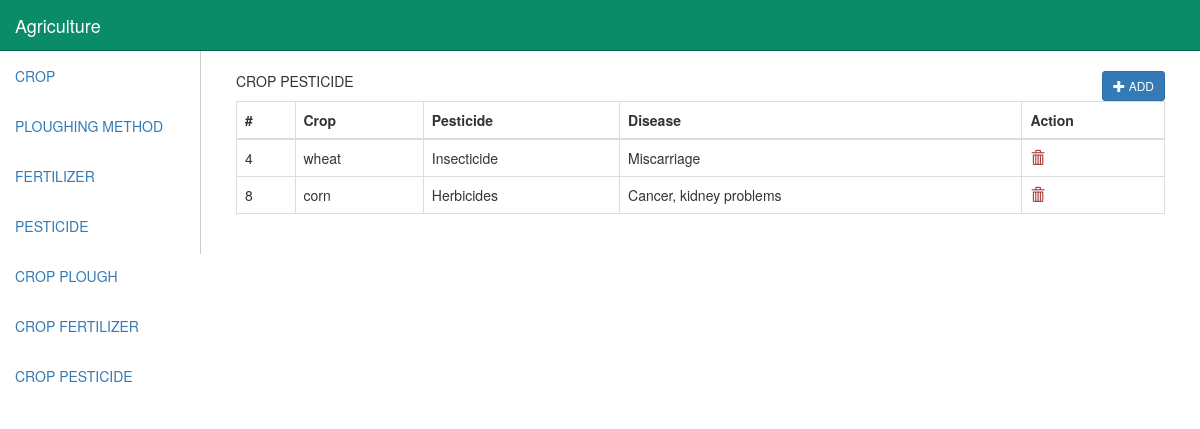
Page /ADMIN/croppesticide.php (signed in) on the committed database.
### tables this page shows
CREATE TABLE `crop_pest` (
  `id` int(11) NOT NULL,
  `crop_id` int(11) DEFAULT NULL,
  `pest_id` int(11) DEFAULT NULL
);

CREATE TABLE `crop` (
  `crop_id` int(11) NOT NULL,
  `name` varchar(32) DEFAULT NULL
);

CREATE TABLE `pesticide` (
  `pest_id` int(11) NOT NULL,
  `pest_name` varchar(32) DEFAULT NULL,
  `disease_name` varchar(32) DEFAULT NULL
);

### ADMIN/croppesticide.php (the view, shortened to what this page needs)
<?php
  include 'db_connection.php';
?>
<!DOCTYPE html>
<html>
<head>
  <link rel="stylesheet" href="https://maxcdn.bootstrapcdn.com/bootstrap/3.3.7/css/bootstrap.min.css">
</head>
<body>
	<nav class="navbar navbar-inverse navbar-fixed-top" style="margin-bottom:0px;background-color: #0a8c68;border-color: #016549;">
		<div class="container-fluid">
			<div class="navbar-header">
				<a class="navbar-brand" href="#" style="color:#fff;">Agriculture</a>
			</div>
		</div>
	</nav>
	<div class="container-fluid" style="padding:0px;margin-top:51px;">
  		<div class="col-md-2" style="padding:0px;">
			<ul class="nav navbar-nav">
				<li class="active"><a href="index.php">CROP</a></li>
				<li><a href="plough.php">PLOUGHING METHOD</a></li>
				<li><a href="fertilizer.php">FERTILIZER</a></li>
				<li><a href="pesticide.php">PESTICIDE</a></li>
				<li><a href="cropplough.php">CROP PLOUGH</a></li>
				<li><a href="cropfertilizer.php">CROP FERTILIZER</a></li>
				<li><a href="croppesticide.php">CROP PESTICIDE</a></li>
			</ul>
		</div>
		<div class="col-md-10" style="padding:20px 20px; border-left: 1px solid #ccc;">
			<div class="col-md-12">
				<p> CROP PESTICIDE
					<button type="button" class="btn btn-primary btn-sm pull-right" data-toggle="modal" data-target="#addpest">
						<span class="glyphicon glyphicon-plus"></span> ADD
					</button>
				</p>
				<div class="table-responsive">
					<table class="table table-bordered">
						<thead>
							<tr>
								<th>#</th>
								<th>Crop</th>
								<th>Pesticide</th>
								<th>Disease</th>
								<th>Action</th>
							</tr>
						</thead>
						<?php
							$query = "SELECT * from crop, pesticide, crop_pest WHERE crop_pest.crop_id=crop.crop_id and crop_pest.pest_id=pesticide.pest_id";
							$result = mysqli_query($conn, $query);
							$count = $result->num_rows;
							if ($count > 0) {
								while($row = $result->fetch_assoc()){
								?>
								<tr>
									<td><?php echo $row["id"]?></td>
									<td><?php echo $row["name"]?></td>
									<td><?php echo $row["pest_name"]?></td>
									<td><?php echo $row["disease_name"]?></td>
									<td>
										<a href="javascript:void(0);" class="deletebtn" data-column="id" data-table="crop_pest" data-id="<?php echo $row["id"]?>">
											<span class="glyphicon glyphicon-trash text-danger"></span>
										</a>
									</td>
								</tr>
								<?php
								}
							} else {
								echo "<tr><td colspan='3'> No result found</td></tr>";
							}
						?>
					</table>
				</div>
			</div>
		</div>
	</div>
</body>
</html>

### ADMIN/croppesticide.php (style rules this page uses)
table { background-color:white; }

### rows in the picture
crop_pest: id "4", crop.name "wheat", pest.pest_name "Insecticide", pest.disease_name "Miscarriage"
crop_pest: id "8", crop.name "corn", pest.pest_name "Herbicides", pest.disease_name "Cancer, kidney problems"
